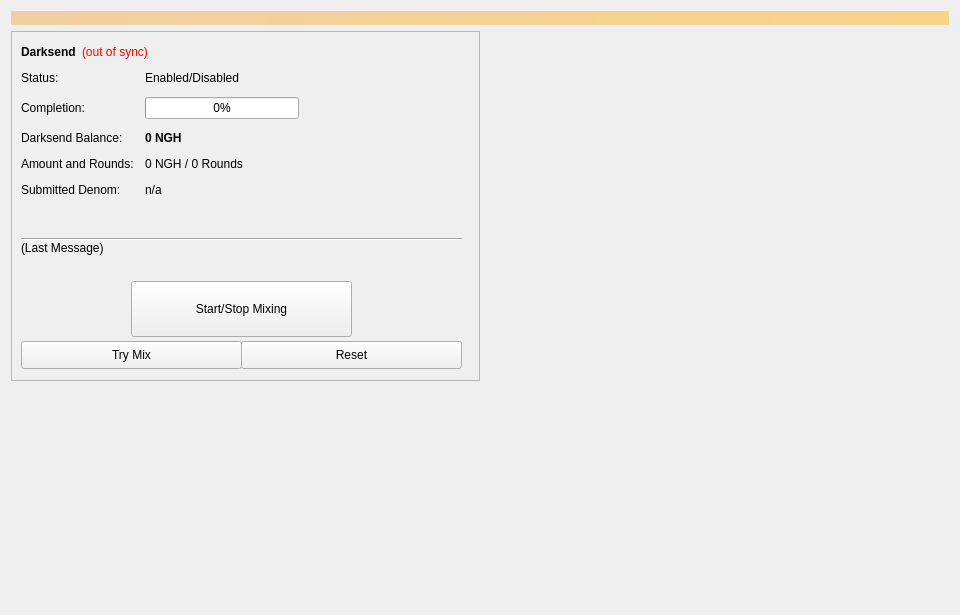
<?xml version="1.0" encoding="UTF-8"?>
<ui version="4.0">
 <class>Coinmix</class>
 <widget class="QWidget" name="Coinmix">
  <property name="geometry">
   <rect>
    <x>0</x>
    <y>0</y>
    <width>960</width>
    <height>615</height>
   </rect>
  </property>
  <property name="minimumSize">
   <size>
    <width>960</width>
    <height>0</height>
   </size>
  </property>
  <property name="windowTitle">
   <string>Form</string>
  </property>
  <layout class="QVBoxLayout" name="topLayout">
   <item>
    <widget class="QLabel" name="labelAlerts">
     <property name="visible">
      <bool>false</bool>
     </property>
     <property name="styleSheet">
      <string notr="true">background-color: qlineargradient(x1: 0, y1: 0, x2: 1, y2: 0, stop:0 #F0D0A0, stop:1 #F8D488); color:#000000;</string>
     </property>
     <property name="wordWrap">
      <bool>true</bool>
     </property>
     <property name="margin">
      <number>3</number>
     </property>
    </widget>
   </item>
   <item>
    <layout class="QHBoxLayout" name="horizontalLayout" stretch="1,1">
     <item>
      <layout class="QVBoxLayout" name="verticalLayout_2">
       <item>
        <widget class="QFrame" name="frameDarksend">
         <property name="minimumSize">
          <size>
           <width>0</width>
           <height>350</height>
          </size>
         </property>
         <property name="layoutDirection">
          <enum>Qt::LeftToRight</enum>
         </property>
         <property name="frameShape">
          <enum>QFrame::StyledPanel</enum>
         </property>
         <property name="frameShadow">
          <enum>QFrame::Raised</enum>
         </property>
         <widget class="QWidget" name="formLayoutWidget">
          <property name="geometry">
           <rect>
            <x>10</x>
            <y>40</y>
            <width>451</width>
            <height>161</height>
           </rect>
          </property>
          <layout class="QFormLayout" name="formLayout">
           <property name="fieldGrowthPolicy">
            <enum>QFormLayout::AllNonFixedFieldsGrow</enum>
           </property>
           <property name="horizontalSpacing">
            <number>11</number>
           </property>
           <property name="verticalSpacing">
            <number>12</number>
           </property>
           <item row="0" column="0">
            <widget class="QLabel" name="label_6">
             <property name="text">
              <string>Status:</string>
             </property>
            </widget>
           </item>
           <item row="1" column="0">
            <widget class="QLabel" name="label_7">
             <property name="text">
              <string>Completion:</string>
             </property>
            </widget>
           </item>
           <item row="1" column="1">
            <widget class="QProgressBar" name="DarksendProgress">
             <property name="maximumSize">
              <size>
               <width>154</width>
               <height>16777215</height>
              </size>
             </property>
             <property name="value">
              <number>0</number>
             </property>
            </widget>
           </item>
           <item row="2" column="0">
            <widget class="QLabel" name="labelAnonymizedText">
             <property name="text">
              <string>Darksend Balance:</string>
             </property>
            </widget>
           </item>
           <item row="2" column="1">
            <widget class="QLabel" name="labelAnonymized">
             <property name="font">
              <font>
               <weight>75</weight>
               <bold>true</bold>
              </font>
             </property>
             <property name="text">
              <string notr="true">0 NGH</string>
             </property>
            </widget>
           </item>
           <item row="3" column="0">
            <widget class="QLabel" name="label_8">
             <property name="text">
              <string>Amount and Rounds:</string>
             </property>
            </widget>
           </item>
           <item row="3" column="1">
            <widget class="QLabel" name="labelAmountRounds">
             <property name="text">
              <string>0 NGH / 0 Rounds</string>
             </property>
            </widget>
           </item>
           <item row="4" column="0">
            <widget class="QLabel" name="label_9">
             <property name="text">
              <string>Submitted Denom:</string>
             </property>
            </widget>
           </item>
           <item row="4" column="1">
            <widget class="QLabel" name="labelSubmittedDenom">
             <property name="toolTip">
              <string>The denominations you submitted to the Masternode.&lt;br&gt;To mix, other users must submit the exact same denominations.</string>
             </property>
             <property name="text">
              <string>n/a</string>
             </property>
            </widget>
           </item>
           <item row="0" column="1">
            <widget class="QLabel" name="DarksendEnabled">
             <property name="text">
              <string>Enabled/Disabled</string>
             </property>
            </widget>
           </item>
          </layout>
         </widget>
         <widget class="QPushButton" name="runAutoDenom">
          <property name="geometry">
           <rect>
            <x>251</x>
            <y>17</y>
            <width>1</width>
            <height>1</height>
           </rect>
          </property>
          <property name="palette">
           <palette>
            <active>
             <colorrole role="WindowText">
              <brush brushstyle="SolidPattern">
               <color alpha="255">
                <red>0</red>
                <green>0</green>
                <blue>0</blue>
               </color>
              </brush>
             </colorrole>
             <colorrole role="Button">
              <brush brushstyle="SolidPattern">
               <color alpha="255">
                <red>239</red>
                <green>238</green>
                <blue>238</blue>
               </color>
              </brush>
             </colorrole>
             <colorrole role="Light">
              <brush brushstyle="SolidPattern">
               <color alpha="255">
                <red>255</red>
                <green>255</green>
                <blue>255</blue>
               </color>
              </brush>
             </colorrole>
             <colorrole role="Midlight">
              <brush brushstyle="SolidPattern">
               <color alpha="255">
                <red>247</red>
                <green>246</green>
                <blue>246</blue>
               </color>
              </brush>
             </colorrole>
             <colorrole role="Dark">
              <brush brushstyle="SolidPattern">
               <color alpha="255">
                <red>119</red>
                <green>119</green>
                <blue>119</blue>
               </color>
              </brush>
             </colorrole>
             <colorrole role="Mid">
              <brush brushstyle="SolidPattern">
               <color alpha="255">
                <red>159</red>
                <green>159</green>
                <blue>159</blue>
               </color>
              </brush>
             </colorrole>
             <colorrole role="Text">
              <brush brushstyle="SolidPattern">
               <color alpha="255">
                <red>0</red>
                <green>0</green>
                <blue>0</blue>
               </color>
              </brush>
             </colorrole>
             <colorrole role="BrightText">
              <brush brushstyle="SolidPattern">
               <color alpha="255">
                <red>255</red>
                <green>255</green>
                <blue>255</blue>
               </color>
              </brush>
             </colorrole>
             <colorrole role="ButtonText">
              <brush brushstyle="SolidPattern">
               <color alpha="255">
                <red>0</red>
                <green>0</green>
                <blue>0</blue>
               </color>
              </brush>
             </colorrole>
             <colorrole role="Base">
              <brush brushstyle="SolidPattern">
               <color alpha="255">
                <red>255</red>
                <green>255</green>
                <blue>255</blue>
               </color>
              </brush>
             </colorrole>
             <colorrole role="Window">
              <brush brushstyle="SolidPattern">
               <color alpha="255">
                <red>239</red>
                <green>238</green>
                <blue>238</blue>
               </color>
              </brush>
             </colorrole>
             <colorrole role="Shadow">
              <brush brushstyle="SolidPattern">
               <color alpha="255">
                <red>0</red>
                <green>0</green>
                <blue>0</blue>
               </color>
              </brush>
             </colorrole>
             <colorrole role="AlternateBase">
              <brush brushstyle="SolidPattern">
               <color alpha="255">
                <red>247</red>
                <green>246</green>
                <blue>246</blue>
               </color>
              </brush>
             </colorrole>
             <colorrole role="ToolTipBase">
              <brush brushstyle="SolidPattern">
               <color alpha="255">
                <red>255</red>
                <green>255</green>
                <blue>220</blue>
               </color>
              </brush>
             </colorrole>
             <colorrole role="ToolTipText">
              <brush brushstyle="SolidPattern">
               <color alpha="255">
                <red>0</red>
                <green>0</green>
                <blue>0</blue>
               </color>
              </brush>
             </colorrole>
            </active>
            <inactive>
             <colorrole role="WindowText">
              <brush brushstyle="SolidPattern">
               <color alpha="255">
                <red>0</red>
                <green>0</green>
                <blue>0</blue>
               </color>
              </brush>
             </colorrole>
             <colorrole role="Button">
              <brush brushstyle="SolidPattern">
               <color alpha="255">
                <red>239</red>
                <green>238</green>
                <blue>238</blue>
               </color>
              </brush>
             </colorrole>
             <colorrole role="Light">
              <brush brushstyle="SolidPattern">
               <color alpha="255">
                <red>255</red>
                <green>255</green>
                <blue>255</blue>
               </color>
              </brush>
             </colorrole>
             <colorrole role="Midlight">
              <brush brushstyle="SolidPattern">
               <color alpha="255">
                <red>247</red>
                <green>246</green>
                <blue>246</blue>
               </color>
              </brush>
             </colorrole>
             <colorrole role="Dark">
              <brush brushstyle="SolidPattern">
               <color alpha="255">
                <red>119</red>
                <green>119</green>
                <blue>119</blue>
               </color>
              </brush>
             </colorrole>
             <colorrole role="Mid">
              <brush brushstyle="SolidPattern">
               <color alpha="255">
                <red>159</red>
                <green>159</green>
                <blue>159</blue>
               </color>
              </brush>
             </colorrole>
             <colorrole role="Text">
              <brush brushstyle="SolidPattern">
               <color alpha="255">
                <red>0</red>
                <green>0</green>
                <blue>0</blue>
               </color>
              </brush>
             </colorrole>
             <colorrole role="BrightText">
              <brush brushstyle="SolidPattern">
               <color alpha="255">
                <red>255</red>
                <green>255</green>
                <blue>255</blue>
               </color>
              </brush>
             </colorrole>
             <colorrole role="ButtonText">
              <brush brushstyle="SolidPattern">
               <color alpha="255">
                <red>0</red>
                <green>0</green>
                <blue>0</blue>
               </color>
              </brush>
             </colorrole>
             <colorrole role="Base">
              <brush brushstyle="SolidPattern">
               <color alpha="255">
                <red>255</red>
                <green>255</green>
                <blue>255</blue>
               </color>
              </brush>
             </colorrole>
             <colorrole role="Window">
              <brush brushstyle="SolidPattern">
               <color alpha="255">
                <red>239</red>
                <green>238</green>
                <blue>238</blue>
               </color>
              </brush>
             </colorrole>
             <colorrole role="Shadow">
              <brush brushstyle="SolidPattern">
               <color alpha="255">
                <red>0</red>
                <green>0</green>
                <blue>0</blue>
               </color>
              </brush>
             </colorrole>
             <colorrole role="AlternateBase">
              <brush brushstyle="SolidPattern">
               <color alpha="255">
                <red>247</red>
                <green>246</green>
                <blue>246</blue>
               </color>
              </brush>
             </colorrole>
             <colorrole role="ToolTipBase">
              <brush brushstyle="SolidPattern">
               <color alpha="255">
                <red>255</red>
                <green>255</green>
                <blue>220</blue>
               </color>
              </brush>
             </colorrole>
             <colorrole role="ToolTipText">
              <brush brushstyle="SolidPattern">
               <color alpha="255">
                <red>0</red>
                <green>0</green>
                <blue>0</blue>
               </color>
              </brush>
             </colorrole>
            </inactive>
            <disabled>
             <colorrole role="WindowText">
              <brush brushstyle="SolidPattern">
               <color alpha="255">
                <red>119</red>
                <green>119</green>
                <blue>119</blue>
               </color>
              </brush>
             </colorrole>
             <colorrole role="Button">
              <brush brushstyle="SolidPattern">
               <color alpha="255">
                <red>239</red>
                <green>238</green>
                <blue>238</blue>
               </color>
              </brush>
             </colorrole>
             <colorrole role="Light">
              <brush brushstyle="SolidPattern">
               <color alpha="255">
                <red>255</red>
                <green>255</green>
                <blue>255</blue>
               </color>
              </brush>
             </colorrole>
             <colorrole role="Midlight">
              <brush brushstyle="SolidPattern">
               <color alpha="255">
                <red>247</red>
                <green>246</green>
                <blue>246</blue>
               </color>
              </brush>
             </colorrole>
             <colorrole role="Dark">
              <brush brushstyle="SolidPattern">
               <color alpha="255">
                <red>119</red>
                <green>119</green>
                <blue>119</blue>
               </color>
              </brush>
             </colorrole>
             <colorrole role="Mid">
              <brush brushstyle="SolidPattern">
               <color alpha="255">
                <red>159</red>
                <green>159</green>
                <blue>159</blue>
               </color>
              </brush>
             </colorrole>
             <colorrole role="Text">
              <brush brushstyle="SolidPattern">
               <color alpha="255">
                <red>119</red>
                <green>119</green>
                <blue>119</blue>
               </color>
              </brush>
             </colorrole>
             <colorrole role="BrightText">
              <brush brushstyle="SolidPattern">
               <color alpha="255">
                <red>255</red>
                <green>255</green>
                <blue>255</blue>
               </color>
              </brush>
             </colorrole>
             <colorrole role="ButtonText">
              <brush brushstyle="SolidPattern">
               <color alpha="255">
                <red>119</red>
                <green>119</green>
                <blue>119</blue>
               </color>
              </brush>
             </colorrole>
             <colorrole role="Base">
              <brush brushstyle="SolidPattern">
               <color alpha="255">
                <red>239</red>
                <green>238</green>
                <blue>238</blue>
               </color>
              </brush>
             </colorrole>
             <colorrole role="Window">
              <brush brushstyle="SolidPattern">
               <color alpha="255">
                <red>239</red>
                <green>238</green>
                <blue>238</blue>
               </color>
              </brush>
             </colorrole>
             <colorrole role="Shadow">
              <brush brushstyle="SolidPattern">
               <color alpha="255">
                <red>0</red>
                <green>0</green>
                <blue>0</blue>
               </color>
              </brush>
             </colorrole>
             <colorrole role="AlternateBase">
              <brush brushstyle="SolidPattern">
               <color alpha="255">
                <red>239</red>
                <green>238</green>
                <blue>238</blue>
               </color>
              </brush>
             </colorrole>
             <colorrole role="ToolTipBase">
              <brush brushstyle="SolidPattern">
               <color alpha="255">
                <red>255</red>
                <green>255</green>
                <blue>220</blue>
               </color>
              </brush>
             </colorrole>
             <colorrole role="ToolTipText">
              <brush brushstyle="SolidPattern">
               <color alpha="255">
                <red>0</red>
                <green>0</green>
                <blue>0</blue>
               </color>
              </brush>
             </colorrole>
            </disabled>
           </palette>
          </property>
          <property name="focusPolicy">
           <enum>Qt::NoFocus</enum>
          </property>
          <property name="autoFillBackground">
           <bool>true</bool>
          </property>
          <property name="text">
           <string/>
          </property>
          <property name="flat">
           <bool>true</bool>
          </property>
         </widget>
         <widget class="QPushButton" name="toggleDarksend">
          <property name="geometry">
           <rect>
            <x>120</x>
            <y>250</y>
            <width>221</width>
            <height>56</height>
           </rect>
          </property>
          <property name="sizePolicy">
           <sizepolicy hsizetype="MinimumExpanding" vsizetype="Fixed">
            <horstretch>0</horstretch>
            <verstretch>0</verstretch>
           </sizepolicy>
          </property>
          <property name="text">
           <string>Start/Stop Mixing</string>
          </property>
         </widget>
         <widget class="Line" name="lineLastMessage">
          <property name="geometry">
           <rect>
            <x>10</x>
            <y>200</y>
            <width>441</width>
            <height>16</height>
           </rect>
          </property>
          <property name="orientation">
           <enum>Qt::Horizontal</enum>
          </property>
         </widget>
         <widget class="QLabel" name="DarksendStatus">
          <property name="geometry">
           <rect>
            <x>10</x>
            <y>210</y>
            <width>451</width>
            <height>43</height>
           </rect>
          </property>
          <property name="minimumSize">
           <size>
            <width>288</width>
            <height>43</height>
           </size>
          </property>
          <property name="text">
           <string>(Last Message)</string>
          </property>
          <property name="alignment">
           <set>Qt::AlignLeading|Qt::AlignLeft|Qt::AlignTop</set>
          </property>
          <property name="wordWrap">
           <bool>true</bool>
          </property>
         </widget>
         <widget class="QPushButton" name="DarksendAuto">
          <property name="geometry">
           <rect>
            <x>10</x>
            <y>310</y>
            <width>221</width>
            <height>28</height>
           </rect>
          </property>
          <property name="sizePolicy">
           <sizepolicy hsizetype="MinimumExpanding" vsizetype="Fixed">
            <horstretch>0</horstretch>
            <verstretch>0</verstretch>
           </sizepolicy>
          </property>
          <property name="toolTip">
           <string>Try to manually submit a Darksend request.</string>
          </property>
          <property name="text">
           <string>Try Mix</string>
          </property>
         </widget>
         <widget class="QPushButton" name="DarksendReset">
          <property name="geometry">
           <rect>
            <x>230</x>
            <y>310</y>
            <width>221</width>
            <height>28</height>
           </rect>
          </property>
          <property name="sizePolicy">
           <sizepolicy hsizetype="MinimumExpanding" vsizetype="Fixed">
            <horstretch>0</horstretch>
            <verstretch>0</verstretch>
           </sizepolicy>
          </property>
          <property name="toolTip">
           <string>Reset the current status of Darksend (can interrupt Darksend if it's in the process of Mixing, which can cost you money!)</string>
          </property>
          <property name="autoFillBackground">
           <bool>false</bool>
          </property>
          <property name="text">
           <string>Reset</string>
          </property>
         </widget>
         <widget class="QWidget" name="layoutWidget">
          <property name="geometry">
           <rect>
            <x>10</x>
            <y>10</y>
            <width>431</width>
            <height>22</height>
           </rect>
          </property>
          <layout class="QHBoxLayout" name="horizontalLayout_5">
           <item>
            <widget class="QLabel" name="label_2">
             <property name="font">
              <font>
               <weight>75</weight>
               <bold>true</bold>
              </font>
             </property>
             <property name="text">
              <string>Darksend</string>
             </property>
            </widget>
           </item>
           <item>
            <widget class="QLabel" name="labelDarksendSyncStatus">
             <property name="toolTip">
              <string>The displayed information may be out of date. Your wallet automatically synchronizes with the NGH network after a connection is established, but this process has not completed yet.</string>
             </property>
             <property name="styleSheet">
              <string notr="true">QLabel { color: red; }</string>
             </property>
             <property name="text">
              <string notr="true">(out of sync)</string>
             </property>
             <property name="alignment">
              <set>Qt::AlignLeading|Qt::AlignLeft|Qt::AlignVCenter</set>
             </property>
            </widget>
           </item>
           <item>
            <spacer name="horizontalSpacer_4">
             <property name="orientation">
              <enum>Qt::Horizontal</enum>
             </property>
             <property name="sizeHint" stdset="0">
              <size>
               <width>40</width>
               <height>20</height>
              </size>
             </property>
            </spacer>
           </item>
          </layout>
         </widget>
        </widget>
       </item>
       <item>
        <spacer name="verticalSpacer">
         <property name="orientation">
          <enum>Qt::Vertical</enum>
         </property>
         <property name="sizeHint" stdset="0">
          <size>
           <width>20</width>
           <height>40</height>
          </size>
         </property>
        </spacer>
       </item>
      </layout>
     </item>
     <item>
      <layout class="QVBoxLayout" name="verticalLayout_3">
       <item>
        <spacer name="verticalSpacer_2">
         <property name="orientation">
          <enum>Qt::Vertical</enum>
         </property>
         <property name="sizeType">
          <enum>QSizePolicy::Expanding</enum>
         </property>
         <property name="sizeHint" stdset="0">
          <size>
           <width>20</width>
           <height>40</height>
          </size>
         </property>
        </spacer>
       </item>
      </layout>
     </item>
    </layout>
   </item>
  </layout>
 </widget>
 <resources/>
 <connections/>
</ui>
